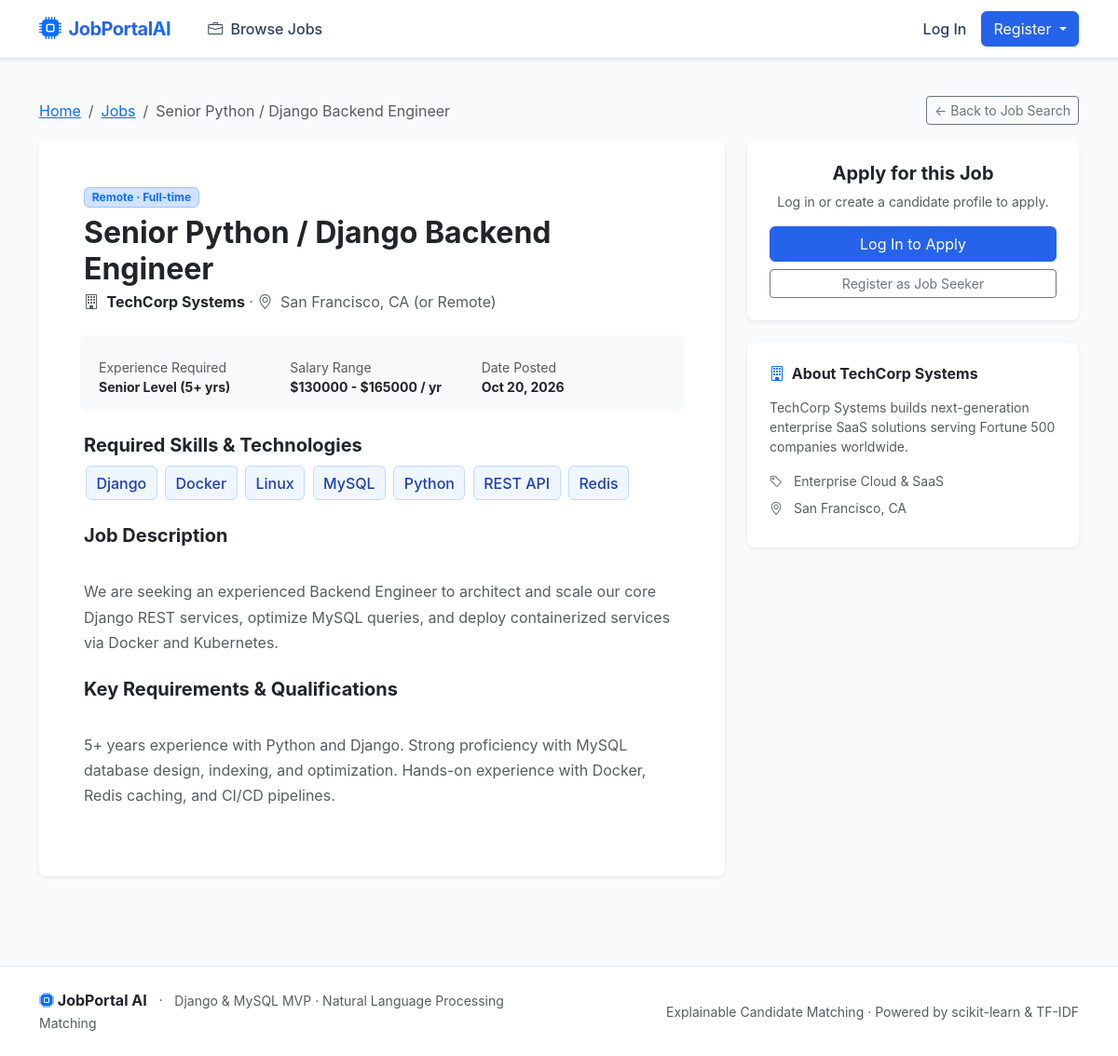
Page /jobs/1/ on the committed database.
### jobs/models.py (models this page shows, shortened)
class Job(models.Model):
    WORK_ARRANGEMENT_CHOICES = (
        ('on_site', 'On-Site'),
        ('hybrid', 'Hybrid'),
        ('remote', 'Remote'),
    )
    EMPLOYMENT_TYPE_CHOICES = (
        ('full_time', 'Full-time'),
        ('part_time', 'Part-time'),
        ('internship', 'Internship'),
        ('contract', 'Contract'),
    )
    EXPERIENCE_LEVEL_CHOICES = (
        ('entry', 'Entry Level (0-2 yrs)'),
        ('mid', 'Mid Level (2-5 yrs)'),
        ('senior', 'Senior Level (5+ yrs)'),
        ('lead', 'Lead / Principal'),
    )
    STATUS_CHOICES = (
        ('open', 'Open'),
        ('closed', 'Closed'),
    )
    recruiter = models.ForeignKey(RecruiterProfile, on_delete=models.CASCADE, related_name='jobs')
    title = models.CharField(max_length=255)
    description = models.TextField(help_text="Detailed job description and responsibilities")
    requirements = models.TextField(blank=True, help_text="Required qualifications and expectations")
    location = models.CharField(max_length=150)
    work_arrangement = models.CharField(max_length=20, choices=WORK_ARRANGEMENT_CHOICES, default='on_site')
    employment_type = models.CharField(max_length=20, choices=EMPLOYMENT_TYPE_CHOICES, default='full_time')
    experience_level = models.CharField(max_length=20, choices=EXPERIENCE_LEVEL_CHOICES, default='mid')
    min_salary = models.DecimalField(max_digits=12, decimal_places=2, null=True, blank=True, help_text="Annual salary minimum")
    max_salary = models.DecimalField(max_digits=12, decimal_places=2, null=True, blank=True, help_text="Annual salary maximum")
    status = models.CharField(max_length=20, choices=STATUS_CHOICES, default='open')
    created_at = models.DateTimeField(auto_now_add=True)
    updated_at = models.DateTimeField(auto_now=True)
    class Meta:
        db_table = 'jobs'
        ordering = ['-created_at']
        indexes = [
            models.Index(fields=['status', '-created_at']),
            models.Index(fields=['location']),
            models.Index(fields=['work_arrangement']),
            models.Index(fields=['employment_type']),
        ]
    def get_skills_list(self):
        return list(self.skills.values_list('skill_name', flat=True))

class JobSkill(models.Model):
    job = models.ForeignKey(Job, on_delete=models.CASCADE, related_name='skills')
    skill_name = models.CharField(max_length=100)
    class Meta:
        db_table = 'job_skills'
        unique_together = ('job', 'skill_name')

### recruiters/models.py (models this page shows, shortened)
class RecruiterProfile(models.Model):
    user = models.OneToOneField(settings.AUTH_USER_MODEL, on_delete=models.CASCADE, related_name='recruiter_profile')
    company_name = models.CharField(max_length=255)
    company_website = models.URLField(blank=True)
    company_description = models.TextField(blank=True)
    company_location = models.CharField(max_length=150, blank=True)
    industry = models.CharField(max_length=100, blank=True)
    company_logo = models.FileField(upload_to='company_logos/', blank=True, null=True)
    contact_email = models.EmailField(blank=True)
    created_at = models.DateTimeField(auto_now_add=True)
    class Meta:
        db_table = 'recruiter_profiles'
        verbose_name = 'Recruiter Profile'
        verbose_name_plural = 'Recruiter Profiles'

### jobs/views.py (the view, shortened to what this page needs)
# urls.py: path('jobs/<int:job_id>/', views.job_detail, name='job_detail'),
def job_detail(request, job_id):
    job = get_object_or_404(Job.objects.select_related('recruiter').prefetch_related('skills'), id=job_id)
    user_application = None
    ai_match_preview = None
    is_recruiter_owner = False
    context = {
        'job': job,
        'user_application': user_application,
        'ai_match_preview': ai_match_preview,
        'is_recruiter_owner': is_recruiter_owner,
    }
    return render(request, 'jobs/job_detail.html', context)

### templates/jobs/job_detail.html (shortened to what this page needs)
{% extends 'base.html' %}
{% block content %}
<div class="container py-4">
    <div class="d-flex justify-content-between align-items-center mb-3">
        <nav aria-label="breadcrumb">
            <ol class="breadcrumb mb-0">
                <li class="breadcrumb-item"><a href="{% url 'home' %}">Home</a></li>
                <li class="breadcrumb-item"><a href="{% url 'job_list' %}">Jobs</a></li>
                <li class="breadcrumb-item active" aria-current="page">{{ job.title }}</li>
            </ol>
        </nav>
        <a href="{% url 'job_list' %}" class="btn btn-outline-secondary btn-sm">
            &larr; Back to Job Search
        </a>
    </div>
    <div class="row g-4">
        <div class="col-lg-8">
            <div class="card shadow-sm border-0 rounded-3 mb-4">
                <div class="card-body p-4 p-md-5">
                    <div class="d-flex flex-wrap justify-content-between align-items-start gap-2 mb-3">
                        <div>
                            <span class="badge bg-primary-subtle text-primary border border-primary-subtle mb-2">
                                {{ job.get_work_arrangement_display }} &middot; {{ job.get_employment_type_display }}
                            </span>
                            <h2 class="fw-bold mb-1">{{ job.title }}</h2>
                            <div class="text-muted">
                                <i class="bi bi-building me-1"></i> <strong class="text-dark">{{ job.recruiter.company_name }}</strong> &middot;
                                <i class="bi bi-geo-alt me-1"></i> {{ job.location }}
                            </div>
                        </div>
                    </div>
                    <div class="row g-2 p-3 bg-light rounded-3 my-4 small">
                        <div class="col-sm-4">
                            <span class="text-muted d-block">Experience Required</span>
                            <strong class="text-dark">{{ job.get_experience_level_display }}</strong>
                        </div>
                        <div class="col-sm-4">
                            <span class="text-muted d-block">Salary Range</span>
                            <strong class="text-dark">
                                {% if job.min_salary %}${{ job.min_salary|floatformat:0 }} - ${{ job.max_salary|floatformat:0 }} / yr{% else %}Undisclosed{% endif %}
                            </strong>
                        </div>
                        <div class="col-sm-4">
                            <span class="text-muted d-block">Date Posted</span>
                            <strong class="text-dark">{{ job.created_at|date:"M d, Y" }}</strong>
                        </div>
                    </div>
                    <div class="mb-4">
                        <h5 class="fw-bold mb-2">Required Skills & Technologies</h5>
                        <div>
                            {% for skill in job.get_skills_list %}
                                <span class="skill-badge fs-6">{{ skill }}</span>
                            {% empty %}
                                <span class="text-muted small">No specific skills listed.</span>
                            {% endfor %}
                        </div>
                    </div>
                    <div class="mb-4">
                        <h5 class="fw-bold mb-2">Job Description</h5>
                        <div class="text-muted" style="white-space: pre-line; line-height: 1.7;">
                            {{ job.description }}
                        </div>
                    </div>
                    {% if job.requirements %}
                        <div class="mb-4">
                            <h5 class="fw-bold mb-2">Key Requirements & Qualifications</h5>
                            <div class="text-muted" style="white-space: pre-line; line-height: 1.7;">
                                {{ job.requirements }}
                            </div>
                        </div>
                    {% endif %}
                </div>
            </div>
        </div>
        <div class="col-lg-4">
            <div class="card shadow-sm border-0 rounded-3 mb-4">
                <div class="card-body p-4 text-center">
                    {% if is_recruiter_owner %}
                        <div class="alert alert-info py-2 small mb-3">
                            <i class="bi bi-info-circle me-1"></i> You posted this job vacancy.
                        </div>
                        <a href="{% url 'job_applicants' job.id %}" class="btn btn-primary w-100 mb-2">
                            <i class="bi bi-people me-1"></i> View Applicants ({{ job.applications_count }})
                        </a>
                        <a href="{% url 'job_edit' job.id %}" class="btn btn-outline-secondary w-100">
                            <i class="bi bi-pencil me-1"></i> Edit Posting
                        </a>
                    {% elif job.status == 'open' %}
                        {% if user.is_authenticated and user.is_candidate %}
                            <h5 class="fw-bold mb-2">Interested in this role?</h5>
                            <p class="text-muted small mb-3">Apply with your candidate profile and resume.</p>
                            <a href="{% url 'apply_job' job.id %}" class="btn btn-primary btn-lg w-100 shadow-sm">
                                <i class="bi bi-send me-1"></i> Apply Now
                            </a>
                        {% elif user.is_authenticated and user.is_recruiter %}
                            <div class="alert alert-secondary py-2 small mb-0">
                                Logged in as recruiter. Only job seekers can apply.
                            </div>
                        {% else %}
                            <h5 class="fw-bold mb-2">Apply for this Job</h5>
                            <p class="text-muted small mb-3">Log in or create a candidate profile to apply.</p>
                            <a href="{% url 'login' %}?next={{ request.path }}" class="btn btn-primary w-100 mb-2">
                                Log In to Apply
                            </a>
                            <a href="{% url 'register_candidate' %}" class="btn btn-outline-secondary w-100 btn-sm">
                                Register as Job Seeker
                            </a>
                        {% endif %}
                    {% else %}
                        <div class="alert alert-warning py-2 mb-0">
                            This vacancy is currently closed.
                        </div>
                    {% endif %}
                </div>
            </div>
            <div class="card shadow-sm border-0 rounded-3">
                <div class="card-body p-4">
                    <h6 class="fw-bold mb-3"><i class="bi bi-building me-1 text-primary"></i> About {{ job.recruiter.company_name }}</h6>
                    {% if job.recruiter.company_description %}
                        <p class="text-muted small mb-3">{{ job.recruiter.company_description|truncatewords:40 }}</p>
                    {% endif %}
                    <ul class="list-unstyled small text-muted mb-0">
                        {% if job.recruiter.industry %}
                            <li class="mb-2"><i class="bi bi-tag me-2"></i> {{ job.recruiter.industry }}</li>
                        {% endif %}
                        {% if job.recruiter.company_location %}
                            <li class="mb-2"><i class="bi bi-geo-alt me-2"></i> {{ job.recruiter.company_location }}</li>
                        {% endif %}
                    </ul>
                </div>
            </div>
        </div>
    </div>
</div>
{% endblock %}

### static/css/custom.css (style rules this page uses)
:root { --primary-color: #2563eb; --primary-hover: #1d4ed8; --secondary-color: #475569; --bg-light: #f8fafc; --card-border: #e2e8f0; --text-main: #0f172a; --text-muted: #64748b; }
body { background-color: var(--bg-light); color: var(--text-main); font-family: -apple-system, BlinkMacSystemFont, "Segoe UI", Roboto, "Helvetica Neue", Arial, sans-serif; min-height: 100vh; display: flex; flex-direction: column; }
.btn-primary { background-color: var(--primary-color); border-color: var(--primary-color); }
.skill-badge { background-color: #eff6ff; color: #1e40af; border: 1px solid #bfdbfe; font-weight: 500; padding: 0.35rem 0.65rem; border-radius: 6px; font-size: 0.825rem; display: inline-block; margin: 2px; }

### rows in the picture
Job: title "Senior Python / Django Backend Engineer", work_arrangement "Remote", employment_type "Full-time", recruiter.company_name "TechCorp Systems", location "San Francisco, CA (or Remote)", experience_level "Senior Level (5+ yrs)", min_salary "130000", max_salary "165000", created_at "Oct 20, 2026", description "We are seeking an experienced Backend Engineer to architect and scale our core Django REST services, optimize MySQL queries, and deploy containerized services via Docker and Kubernetes.", requirements "5+ years experience with Python and Django. Strong proficiency with MySQL database design, indexing, and optimization. Hands-on experience with Docker, Redis caching, and CI/CD pipelines.", recruiter.company_description "TechCorp Systems builds next-generation enterprise SaaS solutions serving Fortune 500 companies worldwide.", recruiter.industry "Enterprise Cloud & SaaS", recruiter.company_location "San Francisco, CA"
JobSkill: skill_name "Django"
JobSkill: skill_name "Docker"
JobSkill: skill_name "Linux"
JobSkill: skill_name "MySQL"
JobSkill: skill_name "Python"
JobSkill: skill_name "REST API"
JobSkill: skill_name "Redis"
